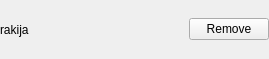
<?xml version="1.0" encoding="UTF-8"?>
<ui version="4.0">
 <class>Medicine</class>
 <widget class="QWidget" name="Medicine">
  <property name="geometry">
   <rect>
    <x>0</x>
    <y>0</y>
    <width>269</width>
    <height>59</height>
   </rect>
  </property>
  <property name="windowTitle">
   <string>Form</string>
  </property>
  <layout class="QGridLayout" name="gridLayout">
   <property name="leftMargin">
    <number>0</number>
   </property>
   <property name="topMargin">
    <number>0</number>
   </property>
   <property name="rightMargin">
    <number>0</number>
   </property>
   <property name="bottomMargin">
    <number>0</number>
   </property>
   <item row="0" column="0">
    <widget class="QFrame" name="frame">
     <property name="frameShape">
      <enum>QFrame::Box</enum>
     </property>
     <property name="frameShadow">
      <enum>QFrame::Raised</enum>
     </property>
     <property name="lineWidth">
      <number>0</number>
     </property>
     <layout class="QHBoxLayout" name="horizontalLayout">
      <property name="leftMargin">
       <number>0</number>
      </property>
      <property name="topMargin">
       <number>0</number>
      </property>
      <property name="rightMargin">
       <number>0</number>
      </property>
      <property name="bottomMargin">
       <number>0</number>
      </property>
      <item>
       <widget class="QLabel" name="label">
        <property name="text">
         <string>rakija</string>
        </property>
       </widget>
      </item>
      <item>
       <spacer name="horizontalSpacer">
        <property name="orientation">
         <enum>Qt::Horizontal</enum>
        </property>
        <property name="sizeHint" stdset="0">
         <size>
          <width>118</width>
          <height>20</height>
         </size>
        </property>
       </spacer>
      </item>
      <item>
       <widget class="QPushButton" name="btn_remove">
        <property name="text">
         <string>Remove</string>
        </property>
       </widget>
      </item>
     </layout>
    </widget>
   </item>
  </layout>
 </widget>
 <resources/>
 <connections/>
</ui>
